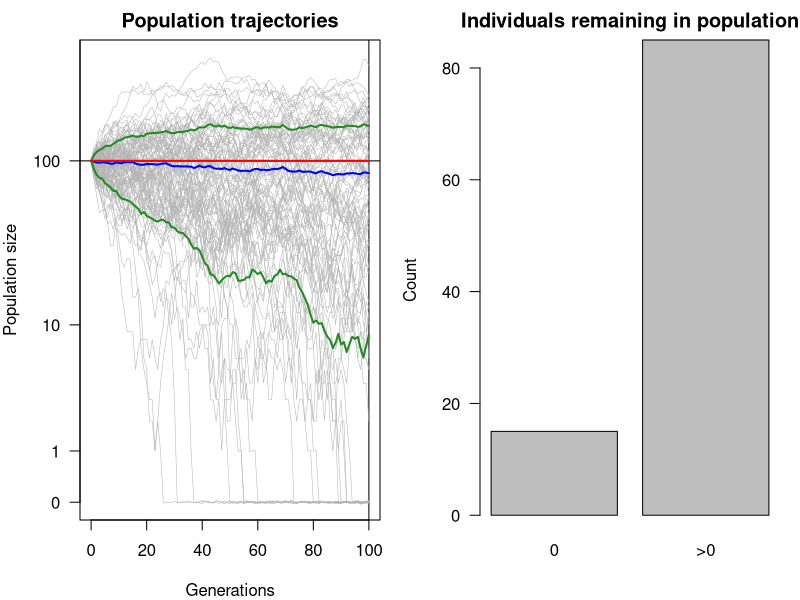

Generate this figure with R:
file.out = F
output.type = 'pdf'

# Plot trajectories for exponential growth, given Poisson reproduction.

n0 <- 100 # initial number of individuals
max.n <- 1e6 # total (maximum) number of individuals before we quit (to guard against horrible slowdowns)
max.gen <- n0 # maximum number of generations we'll track
n.reps <- 100 # the number of replicate populations to run and accumulate into a single set of statistics
n.super.reps <- 1 # if you'd like to run multiple sets of n.reps replicates, and compute statistics on each one

# Growth rates
log.fitness <- 0 #1/n0
average.offspring <- exp(log.fitness) # average number of offspring per generation.

# Plot all the individual trajectories?
plot.raw.runs <- TRUE

grow <- function(init.n, avg.offspring, max.gen, max.n=1e6) {
	n.array <- rep(NA,max.gen+1)
	n.array[1] <- init.n
    # Number of organisms
	n <- init.n
    # Generation number -- array index will be gen+1
	gen <- 0
    # While there are >0 organisms, fewer than max.gen generations, and fewer than max.n organisms...go.
	while (n > 0 & n < max.n & gen < max.gen) {
		gen <- gen+1
		# Sample a poisson for each individual, and sum to get the total population
		#n.next <- sum(rpois(n, avg.offspring))
		# This is mathematically equivalent, because the sum of poisson random variables is itself a poisson random variable, to:
		n.next <- rpois(1, n*avg.offspring)
		# ...and one should verify that these are precisely the same.
        # Add to gen+1 because gen is 0-based, but R is 1-based.
		n.array[gen+1] <- n.next
		n <- n.next
	}
	# If we bailed out early because we hit zero, fill in all the rest of the zeros.
	if (n==0) {
		n.array[(gen+1):(max.gen+1)] <- 0
	}
	n.array
}

# Run the simulation, creating all the replicates.
all.res <- lapply(1:n.super.reps, function(m) {replicate(n.reps, grow(n0, average.offspring, max.gen, max.n))})

# Merge the individual simulations into one giant list, which is useful for some purposes
res <- NULL
for (i in 1:n.super.reps) {
  res <- cbind(res, all.res[[i]])
}

# Compute statistics
stats <- data.frame(means=NULL, sds=NULL)
stats <- lapply(1:n.super.reps, function(rid) {
  r <- all.res[[rid]]
  means <- rowMeans(r, na.rm=F)
  sds <- apply(r, 1, sd, na.rm=F)
  list(means=means, sds=sds)
})

# Plot
# Want to show zeros on a log scale
bump <- 1

if (file.out) dev.out("exp.growth", output.type=output.type)
split.screen(c(1,2))
screen(1)
par(mar=c(4,4,2,1)) # Set plot margins
ylim=c(1, max(sapply(res,max)))
if (!plot.raw.runs) {
  max.fluct <- max(sapply(stats, function(m){max(m$means+m$sds, na.rm=TRUE)}), na.rm=TRUE)
  ylim = c(1, max.fluct)
}

# We want to distinguish replicates, so add a little noise to the data so that we can see them.
jitter <- replicate(ncol(res), rnorm(nrow(res), sd=ylim[1]/100))

# Time course over which we'll plot
t <- 0:max.gen

plot(1:10, 1:10, xlim=c(0,max.gen), ylim=ylim, type='n', log='y', las=1, 
	 xlab='Generations', ylab='Population size', yaxt='n', 
	 main='Population trajectories')
abline(v=n0)
abline(h=n0+bump)
axis(2, at=c(0,1,10,100,1000,10000)+bump, labels=c(0,1,10,100,1000,10000), las=1)
if (plot.raw.runs) {
  matplot(t, res+bump+jitter, type='l', add=TRUE, col='gray70', lty='solid', lwd=0.5)
}
# Statistics
for (nrep in 1:n.super.reps) {
  means <- stats[[nrep]]$means
  sds <- stats[[nrep]]$sds
  lines(t, means+bump, col='blue', lwd=2)
  lines(t, means+sds+bump, col='forestgreen', lwd=2)
  lines(t, means-sds+bump, col='forestgreen', lwd=2)
}
## An exact expression
predicted.means <- n0*exp(log.fitness*t)
lines(t, predicted.means+bump, type='l', col='red', lwd=2)

screen(2)
par(mar=c(4,4,2,1)) # Set plot margins
## Fraction of trajectories that have died out after max.gen generations
end.res <- res[max.gen+1,]
barplot(c(length(end.res[end.res==0]), length(end.res[end.res>0])), names.arg=c('0', '>0'), main='Individuals remaining in population', las=1, ylab='Count')
cat("Fraction of dead populations after", max.gen, "generations =", length(end.res[end.res==0])/n.reps, '\n')
close.screen(all=TRUE)
if (file.out) dev.off()
